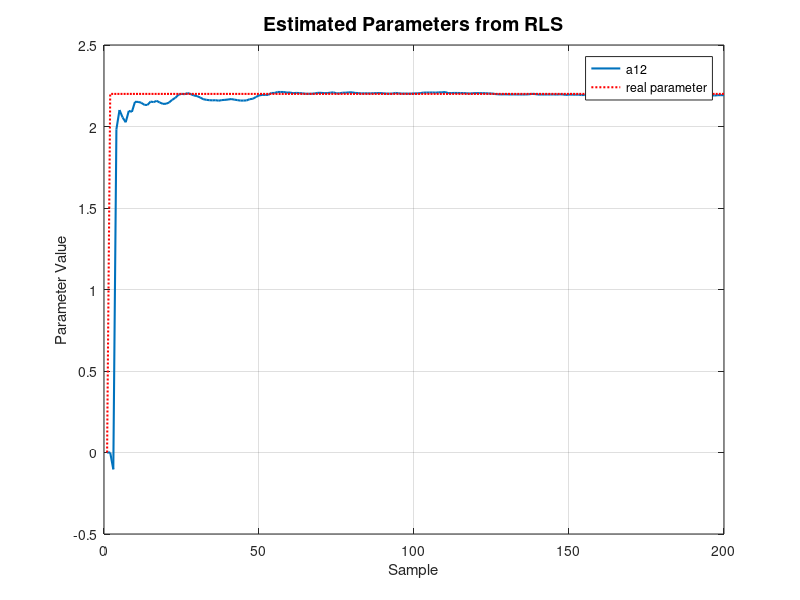
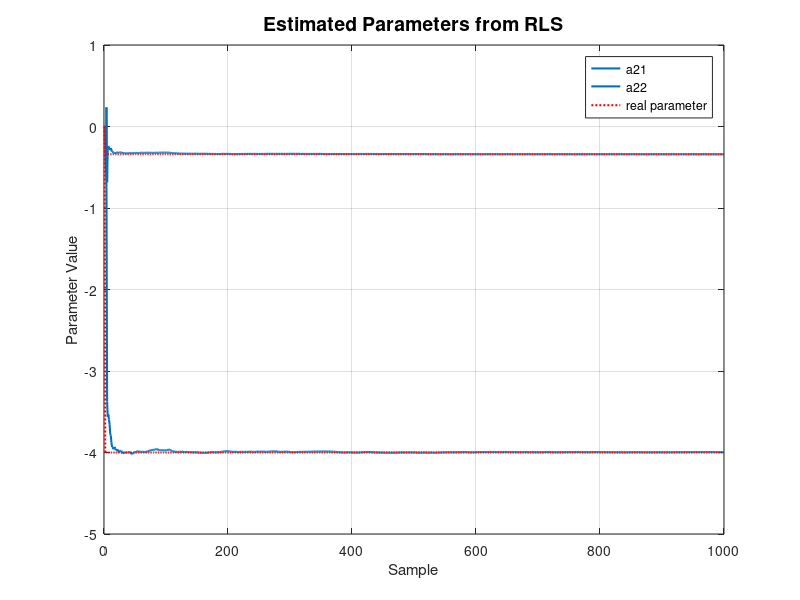

The MATLAB script that drew these images, in order:
%% Simulation_1 Q_5 Amirhossein Ehsani_810602159
clc;
clear all;
close all;

%% System
a12 = 2.2;
a21 = -4;
a22 = -0.34;
N = 200;
x1(1) = 0;
x2(1) = 0;
sigma = 0.5;
e = sigma * randn(1, N);

q1 = input('What is the first value of P:');
q2 = input('What is the first value of theta:');

for i=2:N
    pt(1,i)=a12;
    pt(2,i)=a21;
    pt(3,i)=a22;
    x1(i)=a12*x2(i-1)+e(i);
    x2(i)=a21*sin(x1(i-1))+a22*x2(i-1)+e(i);
end

%% RLS_1
% Phi 
Phi = zeros(N,1);
Phi(1,:)=[0];
for i=2:N
    Phi(i)=x2(i-1);
end
phi = Phi';

% Initialize P
P(:,:,1) = q1*eye(1);

T_RLS = q2*ones(1,N);
T_RLS(:,1) = 0;
K = zeros(1,N);
K(:,1) = 0;
y = x1;
for t=2:N
    p_inv = inv(P(:,:,(t-1))) + Phi(t,:)' * Phi(t,:);
    P(:,:,t) = inv(p_inv);
    K(:,t) = P(:,:,t) * Phi(t,:)';
    T_RLS(:,t) = T_RLS(:,t-1) + K(:,t) * (y(t) - Phi(t,:) * T_RLS(:,t-1));
end

true_parameters = [a12];
% Error calculations
error_RLS = norm(T_RLS(:,N) - true_parameters) / 12 * 100;
RMSD_RLS = sqrt(sum((T_RLS(:,N) - true_parameters).^2) / 12);
% Display the final error 
fprintf('Final RLS Error: %f%%\n', error_RLS);
fprintf('RMSD for RLS: %f\n', RMSD_RLS);

%% Plotting Results for RLS 1
colors = lines(14); % This will generate 7 distinct colors

% RLS Plot
figure(1);
plot(1:N, T_RLS(1,:), 'Color', colors(1,:), 'LineWidth', 1.5); hold on;
plot(pt(1,:)', 'r:', 'LineWidth', 1.5);
hold off;
title('Estimated Parameters from RLS', 'FontSize', 14);
legend('a12','real parameter', 'Location', 'best');
xlabel('Sample');
ylabel('Parameter Value');
grid on;

%% RLS 2
clear all
% Sys
a12 = 2.2;
a21 = -4;
a22 = -0.34;
N = 1000;
x1(1) = 0;
x2(1) = 0;
sigma = 0.2;
e = sigma * randn(1, N);

q1 = input('What is the first value of P:');
q2 = input('What is the first value of theta:');

for i=2:N
    pt(1,i)=a12;
    pt(2,i)=a21;
    pt(3,i)=a22;
    x1(i)=a12*x2(i-1)+e(i);
    x2(i)=a21*sin(x1(i-1))+a22*x2(i-1)+e(i);
end

% Phi 
Phi = zeros(N,2);
Phi(1,:)=[0 0];
Phi(2,:) = [sin(x1(1)) x2(1)];
for i=3:N
    Phi(i,:)=[sin(x1(i-1)) x2(i-1)];
end
phi = Phi';

% Initialize P

P(:,:,1) = q1*eye(2);
P(:,:,2) = P(:,:,1);

T_RLS = q2*ones(2,N);
T_RLS(:,1) = 0;
T_RLS(:,2) = 0;

K = zeros(2,N);
K(:,1) = 0;
K(:,2) = 0;
y = x2;
for t=2:N
    p_inv = inv(P(:,:,(t-1))) + Phi(t,:)' * Phi(t,:);
    P(:,:,t) = inv(p_inv);
    K(:,t) = P(:,:,t) * Phi(t,:)';
    T_RLS(:,t) = T_RLS(:,t-1) + K(:,t) * (y(t) - Phi(t,:) * T_RLS(:,t-1));
end

true_parameters = [a21, a22];
% Error calculations
error_RLS = norm(T_RLS(:,N) - true_parameters) / 12 * 100;
RMSD_RLS = sqrt(sum((T_RLS(:,N) - true_parameters).^2) / 12);
% Display the final error 
fprintf('Final RLS Error: %f%%\n', error_RLS);
fprintf('RMSD for RLS: %f\n', RMSD_RLS);
T_RLS_2=T_RLS;
%% Plotting Results for RLS 2
colors = lines(14); % This will generate 7 distinct colors

% RLS Plot
figure(2);
plot(1:N, T_RLS(1,:), 'Color', colors(1,:), 'LineWidth', 1.5); hold on;
plot(1:N, T_RLS(2,:), 'Color', colors(1,:), 'LineWidth', 1.5); hold on;

plot(pt(2,:)', 'r:', 'LineWidth', 1.5);
plot(pt(3,:)', 'r:', 'LineWidth', 1.5);
hold off;
title('Estimated Parameters from RLS', 'FontSize', 14);
legend('a21','a22','real parameter', 'Location', 'best');
xlabel('Sample');
ylabel('Parameter Value');
grid on;
N1=N;
N2=N;

